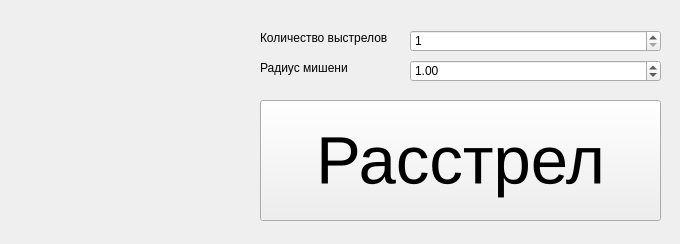
<?xml version="1.0" encoding="UTF-8"?>
<ui version="4.0">
 <class>Form</class>
 <widget class="QWidget" name="Form">
  <property name="geometry">
   <rect>
    <x>0</x>
    <y>0</y>
    <width>680</width>
    <height>244</height>
   </rect>
  </property>
  <property name="minimumSize">
   <size>
    <width>680</width>
    <height>244</height>
   </size>
  </property>
  <property name="maximumSize">
   <size>
    <width>680</width>
    <height>244</height>
   </size>
  </property>
  <property name="windowTitle">
   <string>Лабораторная работа №6. Часть 3</string>
  </property>
  <widget class="QLabel" name="labelGraph">
   <property name="geometry">
    <rect>
     <x>12</x>
     <y>10</y>
     <width>221</width>
     <height>211</height>
    </rect>
   </property>
   <property name="text">
    <string/>
   </property>
   <property name="pixmap">
    <pixmap>graph.png</pixmap>
   </property>
   <property name="scaledContents">
    <bool>true</bool>
   </property>
  </widget>
  <widget class="QLabel" name="labelShotCount">
   <property name="geometry">
    <rect>
     <x>260</x>
     <y>30</y>
     <width>151</width>
     <height>16</height>
    </rect>
   </property>
   <property name="text">
    <string>Количество выстрелов</string>
   </property>
  </widget>
  <widget class="QSpinBox" name="boxShot">
   <property name="geometry">
    <rect>
     <x>410</x>
     <y>30</y>
     <width>251</width>
     <height>22</height>
    </rect>
   </property>
   <property name="minimum">
    <number>1</number>
   </property>
   <property name="maximum">
    <number>999</number>
   </property>
  </widget>
  <widget class="QPushButton" name="buttonStart">
   <property name="geometry">
    <rect>
     <x>260</x>
     <y>100</y>
     <width>401</width>
     <height>121</height>
    </rect>
   </property>
   <property name="font">
    <font>
     <pointsize>50</pointsize>
    </font>
   </property>
   <property name="text">
    <string>Расстрел</string>
   </property>
  </widget>
  <widget class="QLabel" name="labelRad">
   <property name="geometry">
    <rect>
     <x>260</x>
     <y>60</y>
     <width>151</width>
     <height>16</height>
    </rect>
   </property>
   <property name="text">
    <string>Радиус мишени</string>
   </property>
  </widget>
  <widget class="QDoubleSpinBox" name="boxRad">
   <property name="geometry">
    <rect>
     <x>410</x>
     <y>60</y>
     <width>251</width>
     <height>22</height>
    </rect>
   </property>
   <property name="maximum">
    <double>999.990000000000009</double>
   </property>
   <property name="value">
    <double>1.000000000000000</double>
   </property>
  </widget>
 </widget>
 <resources/>
 <connections/>
</ui>
